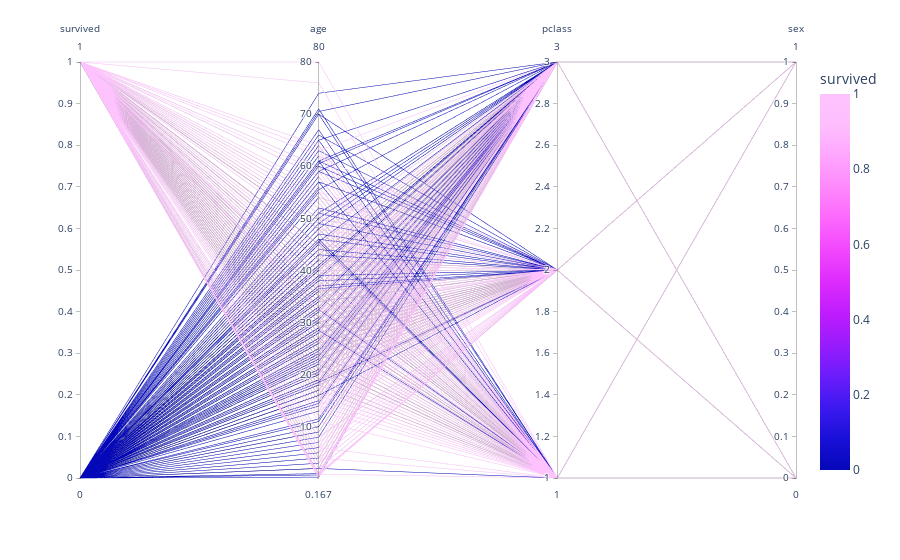

Notebook cell for this chart:
### Code cell
vis.get_parallel(titanic_df)

### Figure 1 — Plotly figure (JSON) as saved in the notebook; plotly's stock layout.template omitted (floating-point values rounded to 4 significant figures; data arrays with more than 128 entries replaced by an {"elided": "..."} marker saying what was removed)
{"data": [{"dimensions": [{"label": "survived", "values": {"elided": "1309 int values"}}, {"label": "age", "values": {"elided": "1309 float values"}}, {"label": "pclass", "values": {"elided": "1309 int values"}}, {"label": "sex", "values": {"elided": "1309 int values"}}], "domain": {"x": [0, 1], "y": [0, 1]}, "line": {"color": {"elided": "1309 int values"}, "coloraxis": "coloraxis"}, "name": "", "type": "parcoords"}], "layout": {"coloraxis": {"colorbar": {"title": {"text": "survived"}}, "colorscale": [[0, "#0508b8"], [0.08333, "#1910d8"], [0.1667, "#3c19f0"], [0.25, "#6b1cfb"], [0.3333, "#981cfd"], [0.4167, "#bf1cfd"], [0.5, "#dd2bfd"], [0.5833, "#f246fe"], [0.6667, "#fc67fd"], [0.75, "#fe88fc"], [0.8333, "#fea5fd"], [0.9167, "#febefe"], [1, "#fec3fe"]]}, "legend": {"tracegroupgap": 0}, "margin": {"t": 60}}}
